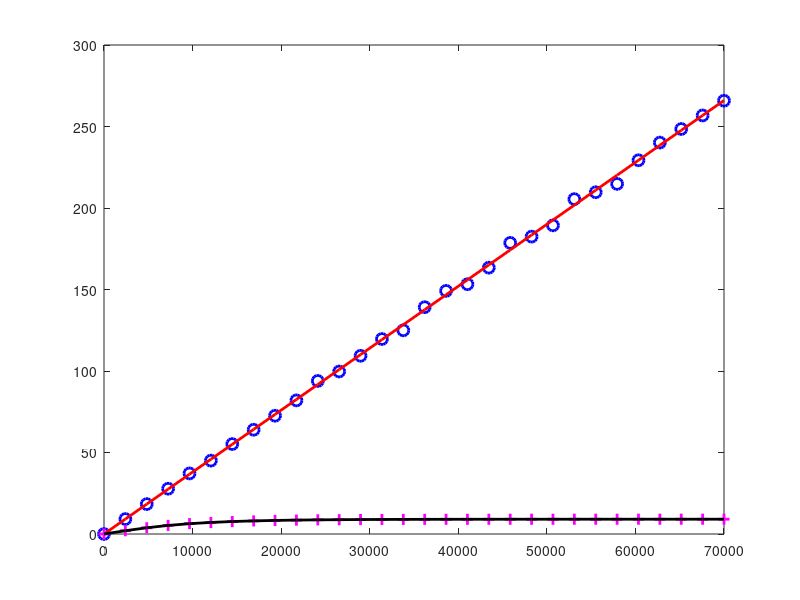

This chart was generated by the following MATLAB code:
%==========================================================================
% Date: 12/21/2021
%==========================================================================
% close all;
clear all;
disp('_________________IRS and Relay Combination________________________');
NS=input('Number of samples in 1000 ')*1000; % taking inputs
%==========================================================================
alpha_array = [0.5]; %[0 0.5 0.5]; TS factor array
Psi_ps_array = [0.5]; %1 %[0.5 0 0.5]; %PS factor array
Tc = 1; %coherence time

eff = 0.9;%0.5; % Energy harvesting efficiency

bit_array = [2]; %[1 2 4];

delta= 9.079; omega= 2.9 ;psi=47.083*(10^(-3)); %psi =a, d=b=omega, delta = K
% delta= 20000; omega= 2.9 ;psi=6400;

nu=1/(1+exp(psi*omega));
PsiEH=@(p)  max(0,(delta/(1-nu))*((1./(1+exp(-psi*(p-omega))))-nu));


%% system parameters
N=1;    % No. of IRSs
L=256;   % No. of elements
M=1;    % No. of BS antennas
K=1;    % No. of users 
Nr=1;   % No. of relays
sigma_N=1;  % noise power
eta=0.9;  % reflection coefficient
%%
%**************************************************************************
% JUST ASSUMED THAT NOSE VARIANCE ARE EQUAL FOR THE RELAY AND THE DESTINATION
%**************************************************************************
% OTHERWISE WRITE DIFFERENT CODE BELOW FOR TWO NOISE VARIANCES
%--------------------------------------------------------------------------
bandwidth = 20e6;       % channel bandwidth
noiseFigure = 10;       % noise figure at BS (in dB)
noiseVariancedBm = -174 + 10*log10(bandwidth) + noiseFigure;
% noiseVariance = 10^(0.1*noiseVariancedBm);
noiseVariance = 0.1;
%--------------------------------------------------------------------------
%%
for qq = 1:length(bit_array)
    bit=bit_array(qq);
    tau=pi/(2^bit);
    
for kk=1:length(alpha_array)
    %% variables
    alpha = alpha_array(kk); %TS factor
    Psi_ps = Psi_ps_array(kk); %power scaling factor
%     P=logspace(-1,3,20); 
    P=linspace(0,70000,30); %transmitted  power
%     gamma_bar=P; % assuming noise variance equal to 1
    gamma_bar=P/noiseVariance;
%% path-loss - correlation,large scale fading with shadowing
%[Path_loss_S_IRS,Path_loss_IRS_R,Path_loss_R_D]=PathLoss_model(M,K,N,Nr);
Path_loss_S_IRS = 0.005;
Path_loss_IRS_R = 0.004;
Path_loss_R_D = 0.003;
%% simulation
Eh_sim_exct=[]; %--Energy harvest vector (like rate vector)
Eh_sim_exct_q=[]; %--Energy harvest vector with quantization
Eh_Analytical=[]; %--Energy harvest vector analytical
Eh_Analytical_q=[]; %--Energy harvest vector analytical with quantization
Ehnl_Analytical=[]; %--Non linear Energy harvest vector analytical
Ehnl_Analytical_q=[]; %--Non linear Energy harvest vector analytical with quantization

rate_sim_exct=[];
rate_sim_ub=[];
rate_sim_min=[]; 

rate_Analytical_ub_int=[];
rate_Analytical_ub_apx=[];
rate_final=[];

%==========================================================================
% GammaTH threshold
Rate_vec=[];

P1_vec=[];
P2_vec=[];

quantized_Rate_vec=[];

quantized_P1_vec=[];
quantized_P2_vec=[];
%==========================================================================

for pp=1:length(P)
    Ptx=P(pp);
    
    Eh_count_exct=0; %--EH count
    Eh_count_exct_q=0; %--EH quantized count
    
    r_gamma_out_count_exct=0;
    gamma_out_count_ub=0;
    gamma_star_count_min=0;
    
%==========================================================================
Rate_count=0;
Eh_count=0;
power1_count=0;
power2_count=0;

quantized_Rate_count=0;
quantized_power1_count=0;
quantized_power2_count=0;
%==========================================================================
%% Added by Dulaj
    E_WR = 0;
    E_WR2 = 0;
    E_WI2 = 0;
    
    for ll = 1:L % I have used zeta here
        E_WR = E_WR +  sqrt(Path_loss_S_IRS.*Path_loss_IRS_R);
        E_WR2 = E_WR2 +  Path_loss_S_IRS.*Path_loss_IRS_R*(0.5 + sin(2*tau)/(4*tau)) - pi*pi*Path_loss_S_IRS.*Path_loss_IRS_R*sin(tau)*sin(tau)/(16*tau*tau); % this is not E[(W_R)^2], this is variance
        E_WI2 = E_WI2 +  Path_loss_S_IRS.*Path_loss_IRS_R*(0.5 - sin(2*tau)/(4*tau));
    end
    
    E_WR = E_WR * eta*pi*sin(tau)/(4*tau);
    E_WR2 = E_WR2*eta*eta + (E_WR^2); % this is E[(W_R)^2]
    E_WI2 = E_WI2*eta*eta;
    G_opt_q = sqrt(gamma_bar(pp)./(gamma_bar(pp).*(E_WR2+E_WI2).^2+1));
    
    %%
    
    for ns=1:NS %number of realization = NS
% actual channels----------------------------------------------------------
        alpha_h=abs(sqrt(Path_loss_S_IRS).*(randn(M,L)+1j*randn(M,L))/sqrt(2));
        alpha_g=abs(sqrt(Path_loss_IRS_R).*(randn(Nr,L)+1j*randn(Nr,L))/sqrt(2));
        alpha_f=abs(sqrt(Path_loss_R_D).*(randn(K,Nr)+1j*randn(K,Nr))/sqrt(2));
        
% SNRs calculation---------------------------------------------------------
%         gamma_R=gamma_bar(pp).*sum(eta.*alpha_h.*alpha_g,2).^2;
%         gamma_D=gamma_bar(pp).*alpha_f.^2;
%         gamma_star=(gamma_R.*gamma_D)./(gamma_R+gamma_D+1);
%         r_gamma_out_count_exct=r_gamma_out_count_exct+log2(1+gamma_star);
%         gamma_out_count_ub=gamma_out_count_ub+gamma_star;
%         gamma_star_count_min=gamma_star_count_min+min(gamma_R,gamma_D);        
        
% Assuming perfect phase cancelation---------------------------------------

%          amp1=sum(eta.*alpha_h.*alpha_g,2); % breaking the expression into two parts and 1st part has amplitude of amp1
%          amp2=sqrt(Psi_ps)*amp1; % second amplitude has powerscaling factor in it
         
         %?????????????????????????????????????????????????????????????????
         % Optimum relay gain assuming noise power equal are equal (NEEDS CHANGE IF WE USE DIFFERENT NOISE POWER FOR USER AND RELAY SIDE)
%          G_opt = sqrt(gamma_bar(pp)./(gamma_bar(pp).*(amp1).^2+1)); 
         %?????????????????????????????????????????????????????????????????
         
%          power=eff*Ptx*alpha*Tc*(G_opt.*alpha_f.*amp1)^2+eff*Ptx*(1-alpha)*Tc*(G_opt.*alpha_f.*amp2)^2;
         
%          Eh_count_exct=Eh_count_exct+power;
 %==========================================================================        
%         Rate_count=Rate_count+power;
%         power1=Ptx*(sum(amp1).*G_opt.*alpha_f)^2 ;
%         power2=Ptx*(sum(amp2).*G_opt.*alpha_f)^2;
        
%         power1_count = power1_count+power1;
%         power2_count = power2_count+power2;
 %==========================================================================
% quantization
        q_error=2*tau*rand(1,L)-tau;
        amp1_q=sum(eta.*alpha_h.*alpha_g.*exp(1j*q_error),2);
%         amp2_q=sqrt(Psi_ps)*amp1_q;
        
        %%%%%%%%%% by Dulaj %%%%%%%%%%%%% G_opt_q = sqrt(gamma_bar(pp)./(gamma_bar(pp).*(amp1_q).^2+1)); 
        
%         power_q=eff*Ptx*alpha*Tc*(abs(G_opt_q.*alpha_f).*amp1_q)^2+eff*Ptx*(1-alpha)*Tc*(G_opt_q.*alpha_f.*amp2_q)^2;
%         Eh_count_exct_q=Eh_count_exct_q+power_q;
%     end
    
    
    
    %========================================================================== 
     
    quantized_amplitudes1 = sum(eta.*alpha_h.*alpha_g.*exp(1j*q_error),2);
    quantized_amplitudes2 = sqrt(Psi_ps)*amp1_q;
%     G_opt_q = sqrt(gamma_bar(pp)./(gamma_bar(pp).*(quantized_amplitudes1).^2+1));
    
    %% Added by Dulaj
%     E_WR = 0;
%     E_WR2 = 0;
%     E_WI2 = 0;
%     
%     for ll = 1:L % I have used zeta here
%         E_WR = E_WR +  sqrt(Path_loss_S_IRS.*Path_loss_IRS_R);
%         E_WR2 = E_WR2 +  Path_loss_S_IRS.*Path_loss_IRS_R*(0.5 + sin(2*tau)/(4*tau)) - pi*pi*Path_loss_S_IRS.*Path_loss_IRS_R*sin(tau)*sin(tau)/(16*tau*tau); % this is not E[(W_R)^2], this is variance
%         E_WI2 = E_WI2 +  Path_loss_S_IRS.*Path_loss_IRS_R*(0.5 - sin(2*tau)/(4*tau));
%     end
%     
%     E_WR = E_WR * eta*pi*sin(tau)/(4*tau);
%     E_WR2 = E_WR2*eta*eta + (E_WR^2); % this is E[(W_R)^2]
%     E_WI2 = E_WI2*eta*eta;
%     G_opt_q = sqrt(gamma_bar(pp)./(gamma_bar(pp).*(E_WR2+E_WI2).^2+1));
    
    %%
    
    quantized_power = eff*Ptx*alpha*Tc*(abs(G_opt_q.*quantized_amplitudes1*alpha_f))^2+eff*Ptx*(1-alpha)*Tc*(abs(G_opt_q.*alpha_f.*quantized_amplitudes2))^2;
    
    quantized_Rate_count=quantized_Rate_count+ quantized_power;
    quantized_power1 = Ptx*(sum(quantized_amplitudes1).*G_opt_q.*alpha_f)^2;
    quantized_power2 = Ptx*(sum(quantized_amplitudes2).*G_opt_q.*alpha_f)^2;
    
    quantized_power1_count = quantized_power1_count+quantized_power1;
    quantized_power2_count = quantized_power2_count+quantized_power2;
    %========================================================================== 
end
    
    
    
    
%==========================================================================  
%     Rate_vec=[Rate_vec (Rate_count/NS)];
%     P1_vec=[P1_vec (power1_count/NS)];
%     P2_vec=[P2_vec (power2_count/NS)];
    
    quantized_Rate_vec=[quantized_Rate_vec (quantized_Rate_count/NS)];
    quantized_P1_vec=[quantized_P1_vec (quantized_power1_count/NS)];
    quantized_P2_vec=[quantized_P2_vec (quantized_power2_count/NS)];
%==========================================================================  

%     average_snr_inst_ub=gamma_out_count_ub/NS;
%     average_snr_min=gamma_star_count_min/NS;    
    
% EH calculation for continuous and also for quantized --------------------

%     Eh_sim_exct=[Eh_sim_exct (Eh_count_exct/NS)];
%     Eh_sim_exct_q=[Eh_sim_exct_q (Eh_count_exct_q/NS)];
    
% rate calculation---------------------------------------------------------
%     rate_sim_exct=[rate_sim_exct r_gamma_out_count_exct/NS];
%     rate_sim_ub=[rate_sim_ub log2(1+average_snr_inst_ub)];
%     rate_sim_min=[rate_sim_min log2(1+average_snr_min)];
    
        
%% EH analysis
%     Mu_X=0;
%     Var_X=0;
%     for ll=1:L % I have used xi here instead of zeta, where zeta=xi/2
%         lambda_l_sqr=eta^2.*Path_loss_S_IRS.*Path_loss_IRS_R./4;
%         Mu_X=Mu_X+pi.*sqrt(lambda_l_sqr)./2;
%         Var_X=Var_X+lambda_l_sqr.*(16-pi^2)./4;
%     end
%     Mu_R=sqrt(gamma_bar(pp))*Mu_X;
%     Var_R=gamma_bar(pp)*Var_X;
    
%     sigma_D=gamma_bar(pp)*Path_loss_R_D;
%     psi=1/(qfunc(-Mu_R/sqrt(Var_R)));

%     E_R2=Var_R+Mu_R.^2;
%     tot_pwr=gamma_bar(pp)*(Path_loss_R_D)*E_R2/(gamma_bar(pp)*E_R2+1);
   %==========================================================================   
    
%     tmp1 = PsiEH(P1_vec);
%     tmp2 = PsiEH(P2_vec);
    
    quantized_tmp1 = PsiEH(quantized_P1_vec);
    quantized_tmp2 = PsiEH(quantized_P2_vec);
    %==========================================================================  
    %----------------------------------------------------------------------
    % EH analytical--------------------------------------------------------
    
    
    % Rate analytical--------------------------------------------------------
%     Eh=eff*alpha*Tc*Ptx*tot_pwr + eff*(1-alpha)*Psi_ps*Tc*Ptx*tot_pwr ;
%     Eh_Analytical=[Eh_Analytical Eh];
    
%     Eh_vec = alpha*Tc*tmp1 + (1-alpha)*Tc*tmp2;
    quantized_Eh_vec = alpha*Tc*quantized_tmp1 + (1-alpha)*Tc*quantized_tmp2;
    
    %==========================================================================  
%     Eh1=Ptx*tot_pwr ;
%     Eh2=Psi_ps*Ptx*tot_pwr ;
    
    
%     Eh_nl = alpha*Tc*PsiEH(Eh1) + (1-alpha)*Tc*PsiEH(Eh2);
%     Ehnl_Analytical = [Ehnl_Analytical Eh_nl];
%     Eh_Analytical_nl=[Eh_Analytical_nl Eh_nl];
    %==========================================================================  
     %==========================================================================     
% % %     % integral calculation-----------------------------------------------------
% % %     fun_int=@(u) (sqrt(Var_R).*u+Mu_R).*qfunc(u).*exp(-(sqrt(Var_R).*u+Mu_R).^2./sigma_D);
% % %     I_value_int=integral(fun_int,-Mu_R/sqrt(Var_R),Inf);
% % %     average_snr_ana_ub_int=2*sqrt(Var_R)*psi*I_value_int;
% % %     rate_Analytical_ub_int=[rate_Analytical_ub_int log2(1+average_snr_ana_ub_int)]; %try
    % analytical calculation---------------------------------------------------
%     average_snr_ana_ub_apx=1/2*sigma_D*psi*(1-erf(-Mu_R/(sqrt(2*Var_R))));
%     rate_Analytical_ub_apx=[rate_Analytical_ub_apx log2(1+average_snr_ana_ub_apx)];  
    
%% EH quantized analysis
%     E_WR = 0;
%     E_WR2 = 0;
%     E_WI2 = 0;
%     
%     for ll = 1:L % I have used zeta here
%         E_WR = E_WR +  sqrt(Path_loss_S_IRS.*Path_loss_IRS_R);
%         E_WR2 = E_WR2 +  Path_loss_S_IRS.*Path_loss_IRS_R*(0.5 + sin(2*tau)/(4*tau)) - pi*pi*Path_loss_S_IRS.*Path_loss_IRS_R*sin(tau)*sin(tau)/(16*tau*tau); % this is not E[(W_R)^2], this is variance
%         E_WI2 = E_WI2 +  Path_loss_S_IRS.*Path_loss_IRS_R*(0.5 - sin(2*tau)/(4*tau));
%     end
%     
%     E_WR = E_WR * eta*pi*sin(tau)/(4*tau);
%     E_WR2 = E_WR2*eta*eta + (E_WR^2); % this is E[(W_R)^2]
%     E_WI2 = E_WI2*eta*eta;
    
    tot_pwr_q=(G_opt_q^2)*(Path_loss_R_D)*(E_WR2+E_WI2);
    % EH quantized analytical----------------------------------------------
    
    Eh_q=(eff*alpha*Tc*Ptx+ eff*(1-alpha)*Psi_ps*Tc*Ptx)*tot_pwr_q;
    Eh_Analytical_q=[Eh_Analytical_q Eh_q];
    
    %==========================================================================   

    quantized_Eh1 = Ptx*G_opt_q^2*(Path_loss_R_D)*(E_WR2+E_WI2);
    quantized_Eh2 = Psi_ps*quantized_Eh1;
    
    quantized_temp1 = PsiEH(quantized_Eh1);
    quantized_temp2 = PsiEH(quantized_Eh2);
    
    quantized_Eh_nl = alpha*Tc*quantized_temp1 + (1-alpha)*Tc*quantized_temp2;
    Ehnl_Analytical_q=[Ehnl_Analytical_q quantized_Eh_nl];
    
%     quantized_ratio_linear = 100.*quantized_Rate_vec./Rate_vec;
%     quantized_ratio_non_linear = 100.*quantized_Eh_vec./Eh_vec;
    %========================================================================== 
    
%     SNR_avg = Ptx*G_opt_q^2*Path_loss_R_D*(E_WR2+E_WI2)/(G_opt_q^2*Path_loss_R_D*noiseVariance+noiseVariance);
    
%     SNR_test = SNR_avg/NS;
%     rate_final=[rate_final log2(1+SNR_avg)]; 
    %--------------quantization ratio--------------------------------------
%     quantizn_ratio_linear = 100.*Eh_sim_exct_q/Eh_sim_exct;
    
    

%% output simulation progress-----------------------------------------------    
% display 
     %disp(['Simulation:solve for ' num2str(pp) ' out of ' num2str(length(P))]);
    
end
%% plotting the results
% P_db=10*log10(P);
gamma_bar_db=10*log10(gamma_bar);
gammabardB=10*log10(P);

% figure(3)
% plot(P,Eh_sim_exct,'--o','color',[1 0 0],'LineWidth',2,'MarkerSize',9);hold on;
% plot(P,Eh_Analytical,'-','color',[0 0 1],'LineWidth',2,'MarkerSize',9);hold on;
% plot(P,Eh_sim_exct_q,'--o','color',[1 0 1],'LineWidth',2,'MarkerSize',9);hold on;
% plot(P,Eh_Analytical_q,'--s','color',[0 1 1],'LineWidth',2,'MarkerSize',9);hold on;

% figure(4)
% plot(gamma_bar_db,rate_sim_exct,'--o','color',[1 0 1],'LineWidth',2,'MarkerSize',9);hold on;
% plot(gamma_bar_db,rate_sim_ub,':s','color',[0 0 1],'LineWidth',2,'MarkerSize',10);hold on;
% plot(gamma_bar_db,rate_sim_min,':s','color',[0 1 1],'LineWidth',2,'MarkerSize',10);hold on;
% plot(gamma_bar_db,rate_Analytical_ub_int,'-','color',[1 0.5 1],'LineWidth',2);hold on;
% plot(gamma_bar_db,rate_Analytical_ub_apx,'--','color',[0 0.5 0],'LineWidth',2);
% plot(gamma_bar_db,rate_final,'--','color',[0 0.5 0],'LineWidth',2);

% figure(5)
% plot(gamma_bar,rate_sim_exct,'--o','color',[1 0 1],'LineWidth',2,'MarkerSize',9);hold on;
% plot(gamma_bar,rate_sim_ub,':s','color',[0 0 1],'LineWidth',2,'MarkerSize',10);hold on;
% plot(gamma_bar,rate_sim_min,':s','color',[0 1 1],'LineWidth',2,'MarkerSize',10);hold on;
% plot(gamma_bar,rate_Analytical_ub_int,'-','color',[1 0.5 1],'LineWidth',2);hold on;
% plot(gamma_bar,rate_Analytical_ub_apx,'--','color',[0 0.5 0],'LineWidth',2);
% plot(gamma_bar,rate_final,'--','color',[0 0.5 0],'LineWidth',2);

% figure(6)
% plot(gamma_bar_db,10.^(0.1*rate_sim_exct),'--o','color',[1 0 1],'LineWidth',2,'MarkerSize',9);hold on;
% plot(gamma_bar_db,10.^(0.1*rate_sim_ub),':s','color',[0 0 1],'LineWidth',2,'MarkerSize',10);hold on;
% plot(gamma_bar_db,10.^(0.1*rate_sim_min),':s','color',[0 1 1],'LineWidth',2,'MarkerSize',10);hold on;
% plot(gamma_bar_db,10.^(0.1*rate_Analytical_ub_int),'-','color',[1 0.5 1],'LineWidth',2);hold on;
% plot(gamma_bar_db,10.^(0.1*rate_Analytical_ub_apx),'--','color',[0 0.5 0],'LineWidth',2);
% plot(gamma_bar_db,10.^(0.1*rate_final),'--','color',[0 0.5 0],'LineWidth',2);
%========================================================================== 
    
% figure(7)
% % plot(Eh_sim_exct,rate_sim_exct,'--o','color',[1 0 0],'LineWidth',2,'MarkerSize',9);hold on;
% 
% plot(Eh_Analytical_q,rate_Analytical_ub_apx,'-','color',[0 0 1],'LineWidth',2);hold on;
% plot(Eh_nl,rate_Analytical_ub_apx,'o','color',[0 0 1],'LineWidth',2);
% plot(Eh_Analytical,rate_Analytical_ub_apx,'--','color',[0 0 1],'LineWidth',2);
% %========================================================================== 
    
% figure(8)
% 
% plot(P,Rate_vec,'o','color',[0 0 1],'LineWidth',2,'MarkerSize',8); hold on;
% plot(P,Eh_Analytical,'-','color',[1 0 0],'LineWidth',2,'MarkerSize',8); hold on;
% plot(P,Eh_vec,'o','color',[1 0 1],'LineWidth',2,'MarkerSize',8); hold on;
% plot(P,Ehnl_Analytical,'-','color',[0 0 0],'LineWidth',2,'MarkerSize',8); hold on;

% 
figure(9);
plot(P,quantized_Rate_vec,'o','color',[0 0 1],'LineWidth',2,'MarkerSize',8); hold on;
plot(P,Eh_Analytical_q,'-','color',[1 0 0],'LineWidth',2,'MarkerSize',8); hold on;
plot(P,quantized_Eh_vec,'+','color',[1 0 1],'LineWidth',2,'MarkerSize',8); hold on;
plot(P,Ehnl_Analytical_q,'-','color',[0 0 0],'LineWidth',2,'MarkerSize',8); hold on;
% plot(gammabardB,lower_bound,'--','color',[0 0 0],'LineWidth',2); hold on;

% figure(10);
% plot(Pt,quantized_ratio_non_linear,'--*','color',[1 0 0],'LineWidth',2)
% hold on;  
% plot(Pt,quantized_ratio_linear,'--*','color',[0 0 1],'LineWidth',2)
end
end